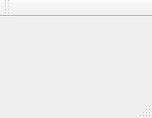
<?xml version="1.0" encoding="UTF-8"?>
<ui version="4.0">
 <class>MainWindow</class>
 <widget class="QMainWindow" name="MainWindow">
  <property name="geometry">
   <rect>
    <x>0</x>
    <y>0</y>
    <width>152</width>
    <height>118</height>
   </rect>
  </property>
  <property name="windowTitle">
   <string>MainWindow</string>
  </property>
  <widget class="QWidget" name="centralWidget"/>
  <widget class="QMenuBar" name="menuBar">
   <property name="geometry">
    <rect>
     <x>0</x>
     <y>0</y>
     <width>152</width>
     <height>21</height>
    </rect>
   </property>
  </widget>
  <widget class="QToolBar" name="mainToolBar">
   <attribute name="toolBarArea">
    <enum>TopToolBarArea</enum>
   </attribute>
   <attribute name="toolBarBreak">
    <bool>false</bool>
   </attribute>
  </widget>
  <widget class="QStatusBar" name="statusBar"/>
 </widget>
 <layoutdefault spacing="6" margin="11"/>
 <resources/>
 <connections/>
</ui>
